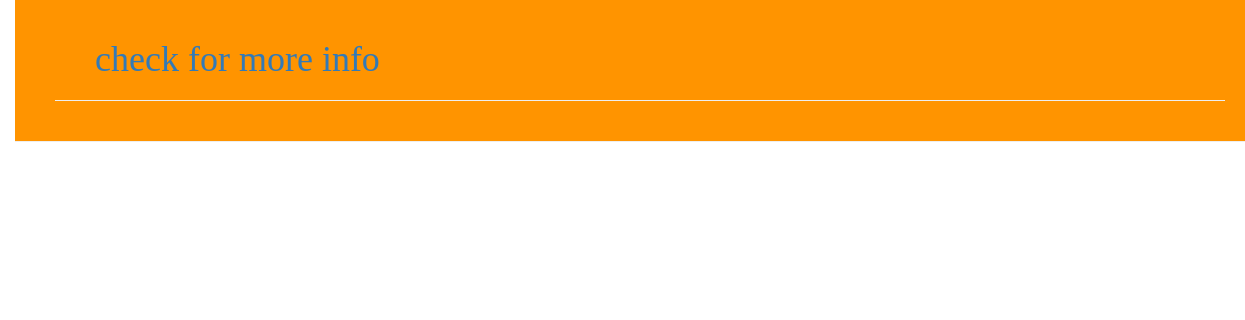
The app's page /posts/, older data.
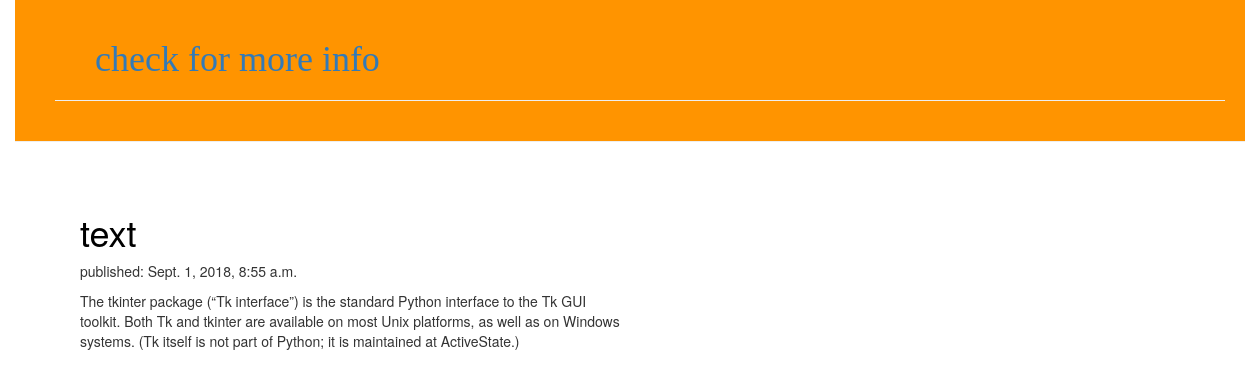
The same page, newer data.
### pages/models.py (models this page shows, shortened)
class Posts(models.Model):
    author = models.ForeignKey('auth.User', on_delete=models.CASCADE)
    title = models.CharField(max_length=200)
    text = models.TextField()
    created_date = models.DateTimeField(auto_now_add=True)
    published_date = models.DateTimeField(auto_now_add=True)

### pages/views.py (the view)
# urls.py: path('posts/', views.post_list),
def post_list(request):
	post=Posts.objects.all()
	return render(request,"blog/post_list.html",{"post":post})

### pages/templates/blog/post_list.html
{% extends 'blog/base.html' %}
{% block content %}
	{% for post in post %}
		<div class="card" style="width: 55rem;">
			<div class="card-body">
	   			<h1 class="card-title"><a href="">{{ post.title }}</a></h1>
	    		<p class="card-text">published: {{ post.published_date }}</p>
	    		<p>{{ post.text|linebreaksbr }}</p>
			</div>
		</div>
	{% endfor %}
{% endblock %}

Row changes from the older to the newer data that the page shows:
added Posts: title "text", published_date "Sept. 1, 2018, 8:55 a.m.", text "The tkinter package (“Tk interface”) is the standard Python interface to the Tk GUI toolkit. Both Tk and tkinter are available on most Unix platforms, as well as on Windows systems. (Tk itself is not part of Python; it is maintained at ActiveState.)"
